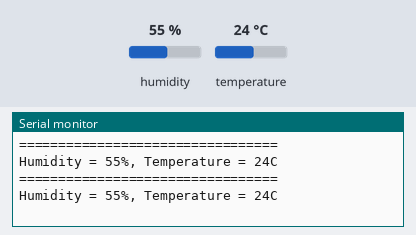
Recording of a sketch running on a simulated Arduino Uno, built with avr-gcc and run on an emulated ATmega328P. Parts: the last lines printed to the serial monitor. The test bench sets the inputs (shaded band); at power-on: humidity 55 %, temperature 24 °C.

Above: at 3.8 s.
3.9 s: humidity set to 22 %
At 6.6 s:
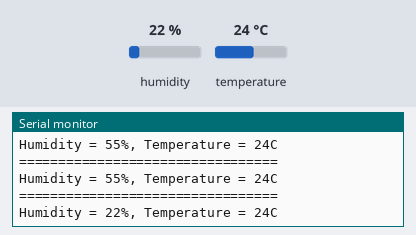
7.8 s: temperature set to 12 °C
At 9.7 s:
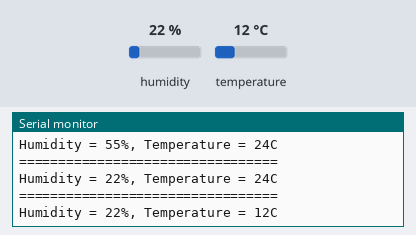
11.7 s: humidity set to 40 %
At 12.9 s:
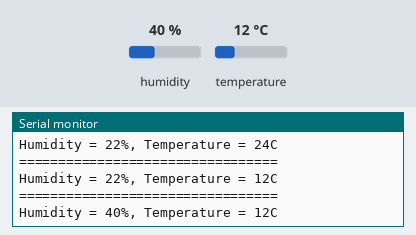
Timing chart, 0 to 14.7 s (numbered marks = the images above; inputs shaded):
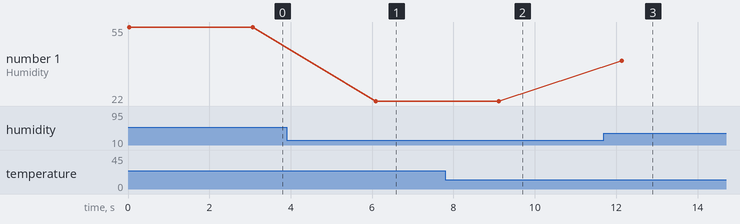

The sketch:

dht11.ino
```cpp
// DHT11 溫度與溼度感測器應用
#include <SimpleDHT.h>

int pinDHT11 = 9;
SimpleDHT11 dht11(pinDHT11);

void setup() { Serial.begin(9600); }

void loop() {
  byte temperature = 0;
  byte humidity = 0;
  int err = SimpleDHTErrSuccess;
  // start working...
  Serial.println("=================================");
  if ((err = dht11.read(pinDHT11, &temperature, &humidity, NULL)) !=
      SimpleDHTErrSuccess) {
    Serial.print("Read DHT11 failed, err=");
    Serial.println(err);
    delay(1000);
    return;
  }
  Serial.print("Humidity = ");
  Serial.print((int)humidity);
  Serial.print("%, ");
  Serial.print("Temperature = ");
  Serial.print((int)temperature);
  Serial.println("C");
  delay(3000);  // 暫停3秒
}
```

Measured:
- after the input at 3.9 s, the serial monitor: prints a new line after 2.2 s (image 1)
- after the input at 7.8 s, the serial monitor: prints a new line after 1.3 s (image 2)
- after the input at 11.7 s, the serial monitor: prints a new line after 0.43 s (image 3)
- plotted number 1: 55 → 22 after the input at 3.9 s, 22 → 40 after the input at 11.7 s
